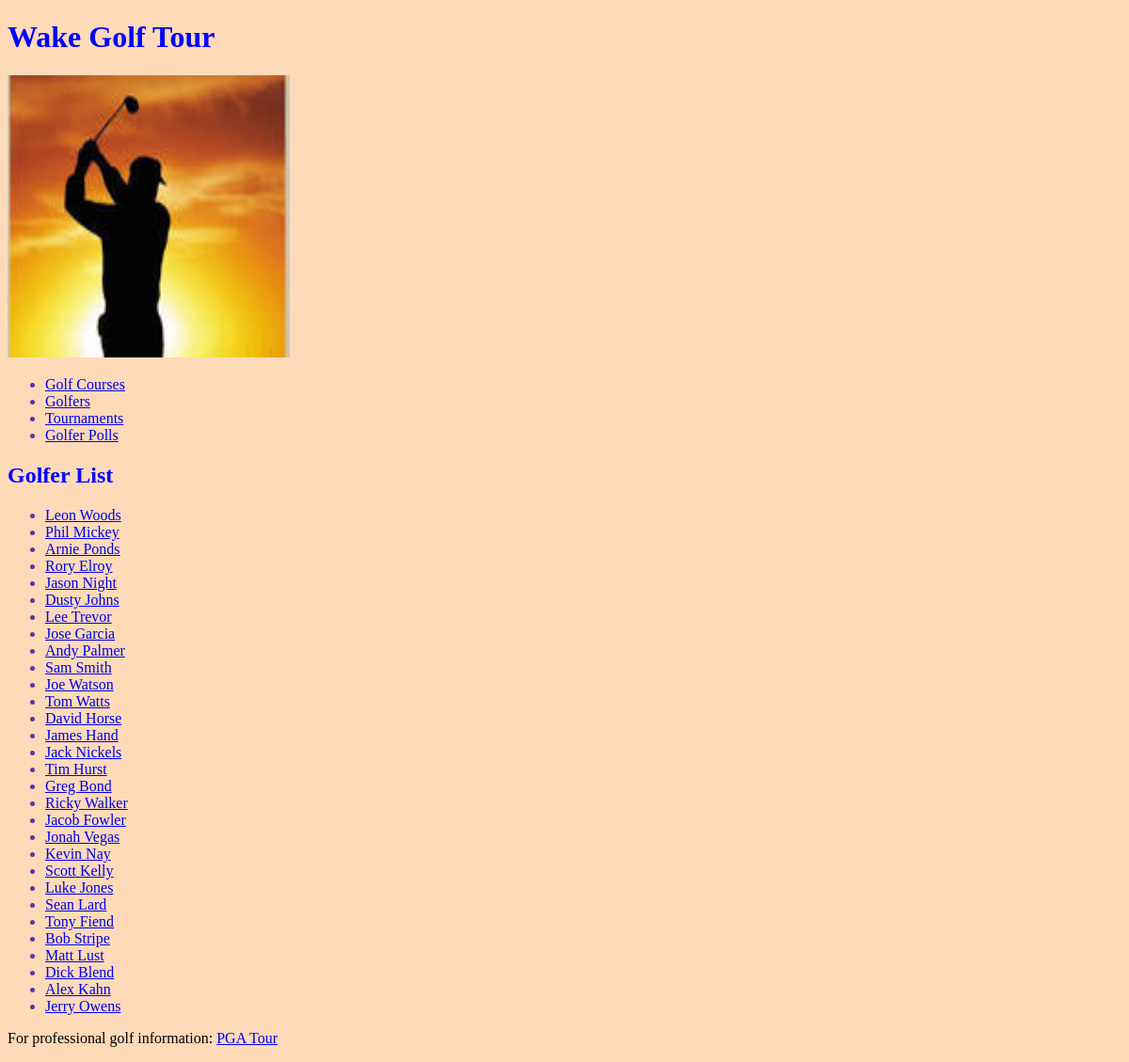
Screenshot of /golfer/golfer/ with the database file from the repository.
### golfer/models.py (models this page shows, shortened)
class Golfer(models.Model):
    golfer_id = models.IntegerField(primary_key=True)
    golfer_name = models.TextField()
    class Meta:
        managed = False
        db_table = 'Golfer'

### golfer/views.py (the view)
def golfer_list (request):
    golfers = get_list_or_404(Golfer.objects.all())
    context = {'golfers': golfers}
    return render(request, 'golfer/golfer_list.html', context)

### golfer/templates/golfer/golfer_list.html (shortened to what this page needs)
{% extends parent_template|default:"golfer/base_golfer.html" %}
{% block content %}
  <h2>Golfer List</h2>
    {% if golfers %}
      <ul>
        {% for golfer in golfers %}
          <li><a href="/golfer/{{ golfer.golfer_id }}/">
                {{ golfer.golfer_name }}
          </a></li>
        {% endfor %}
      </ul>
    {% else %}
      <p>No Golfers are available.</p>
    {% endif %}
{% endblock %}

### golfer/templates/golfer/base_golfer.html
{% extends parent_template|default:"base.html" %}
{% load staticfiles %}
{% block css %}
    <link rel = "stylesheet" type = "text/css"
          href = "{% static 'golfer/style.css' %}"/>
{% endblock %}
{% block img %}
    <img src="{% static 'golfer/golfer.jpg' %}" alt = "The Golfer"
         style = "width: 300px; height: 300px;"/>
{% endblock %}

### templates/base.html (shortened to what this page needs)
<!DOCTYPE html>
<html lang="en">
  <head>
    {% block css%}
    {% endblock %}
  </head>
  <body>
    <div>
      <header>
          <h1>Wake Golf Tour</h1>
          <p>{% block img %}
          {% endblock %}</p>
      </header>
      <nav>
        <ul>
          <li><a href="{% url 'golf_course_list' %}">
               Golf Courses</a></li>
          <li><a href="{% url 'golfer_list' %}">
               Golfers</a></li>
          <li><a href="{% url 'tournament_list' %}">
               Tournaments</a></li>
          <li><a href="{% url 'golfer_polls:index' %}">
               Golfer Polls</a></li>
          </ul>
      </nav>
      <main>
        {% block content %}{% endblock %}
      </main>
    </div>
    <footer>
      <p>
        For professional golf information:
        <a href="http://www.pgatour.com/">PGA Tour</a>
      </p>
    </footer>
  </body>
</html>

### golfer/static/golfer/style.css (style rules this page uses)
body { background-color: peachpuff; }
h1 { font-family: Tahoma; color: blue; }
h2 { font-family: Tahoma; color: blue; }
li { font-family: Verdana; color: rebeccapurple; }

### rows the page displays
Golfer: golfer_name "Leon Woods"
Golfer: golfer_name "Phil Mickey"
Golfer: golfer_name "Arnie Ponds"
Golfer: golfer_name "Rory Elroy"
Golfer: golfer_name "Jason Night"
Golfer: golfer_name "Dusty Johns"
Golfer: golfer_name "Lee Trevor"
Golfer: golfer_name "Jose Garcia"
Golfer: golfer_name "Andy Palmer"
Golfer: golfer_name "Sam Smith"
Golfer: golfer_name "Joe Watson"
Golfer: golfer_name "Tom Watts"
Golfer: golfer_name "David Horse"
Golfer: golfer_name "James Hand"
Golfer: golfer_name "Jack Nickels"
Golfer: golfer_name "Tim Hurst"
Golfer: golfer_name "Greg Bond"
Golfer: golfer_name "Ricky Walker"
Golfer: golfer_name "Jacob Fowler"
Golfer: golfer_name "Jonah Vegas"
Golfer: golfer_name "Kevin Nay"
Golfer: golfer_name "Scott Kelly"
Golfer: golfer_name "Luke Jones"
Golfer: golfer_name "Sean Lard"
Golfer: golfer_name "Tony Fiend"
Golfer: golfer_name "Bob Stripe"
Golfer: golfer_name "Matt Lust"
Golfer: golfer_name "Dick Blend"
Golfer: golfer_name "Alex Kahn"
Golfer: golfer_name "Jerry Owens"
